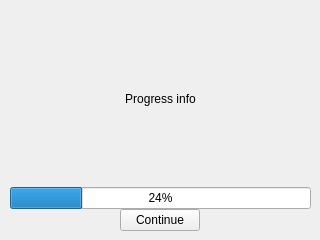
<?xml version="1.0" encoding="UTF-8"?>
<ui version="4.0">
 <class>Widget</class>
 <widget class="QWidget" name="Widget">
  <property name="geometry">
   <rect>
    <x>0</x>
    <y>0</y>
    <width>320</width>
    <height>240</height>
   </rect>
  </property>
  <property name="sizePolicy">
   <sizepolicy hsizetype="Minimum" vsizetype="Minimum">
    <horstretch>0</horstretch>
    <verstretch>0</verstretch>
   </sizepolicy>
  </property>
  <property name="minimumSize">
   <size>
    <width>320</width>
    <height>240</height>
   </size>
  </property>
  <property name="windowTitle">
   <string>Widget</string>
  </property>
  <widget class="QWidget" name="layoutWidget">
   <property name="geometry">
    <rect>
     <x>10</x>
     <y>10</y>
     <width>301</width>
     <height>221</height>
    </rect>
   </property>
   <layout class="QGridLayout" name="widget_layout" rowstretch="0,0,0" columnstretch="0">
    <property name="sizeConstraint">
     <enum>QLayout::SetMaximumSize</enum>
    </property>
    <property name="bottomMargin">
     <number>0</number>
    </property>
    <property name="spacing">
     <number>0</number>
    </property>
    <item row="1" column="0">
     <widget class="QProgressBar" name="progress">
      <property name="value">
       <number>24</number>
      </property>
     </widget>
    </item>
    <item row="2" column="0" alignment="Qt::AlignHCenter">
     <widget class="QPushButton" name="pushButton">
      <property name="sizePolicy">
       <sizepolicy hsizetype="Fixed" vsizetype="Fixed">
        <horstretch>0</horstretch>
        <verstretch>0</verstretch>
       </sizepolicy>
      </property>
      <property name="text">
       <string>Continue</string>
      </property>
      <property name="checkable">
       <bool>false</bool>
      </property>
      <property name="autoDefault">
       <bool>false</bool>
      </property>
      <property name="default">
       <bool>false</bool>
      </property>
      <property name="flat">
       <bool>false</bool>
      </property>
     </widget>
    </item>
    <item row="0" column="0">
     <widget class="QLabel" name="progress_text">
      <property name="text">
       <string>Progress info</string>
      </property>
      <property name="alignment">
       <set>Qt::AlignCenter</set>
      </property>
     </widget>
    </item>
   </layout>
  </widget>
 </widget>
 <resources/>
 <connections/>
</ui>
